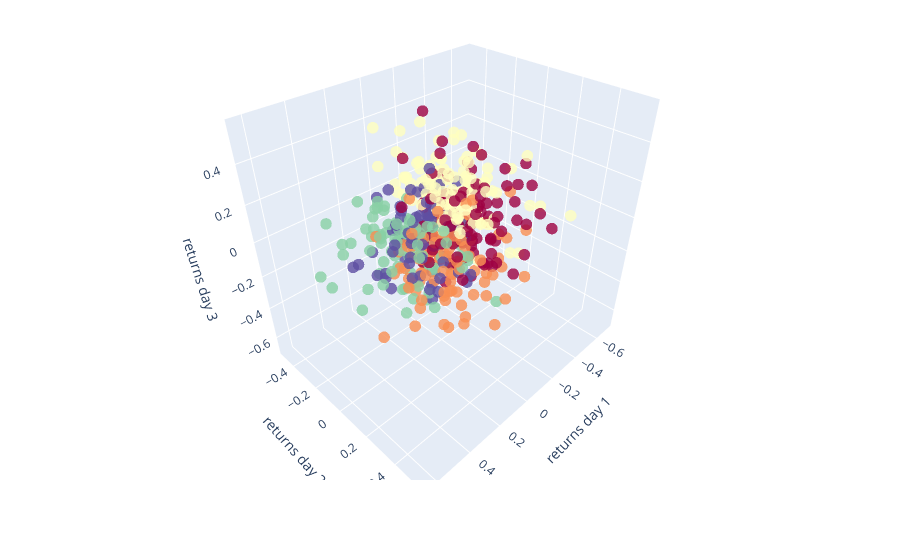

Notebook source saved alongside this figure:
### Code cell
import plotly.graph_objects as go

clusters = kmeansSP500.clusters[best_cluster_ind]
final_prices = ROR.T
final_prices["cluster"] = list(clusters.values())
cols = final_prices.columns

fig = go.Figure(data = [go.Scatter3d(
    x = final_prices[cols[0]],
    y = final_prices[cols[1]],
    z = final_prices[cols[2]],
    mode = 'markers',
    marker = dict(
        size = 4,
        color = final_prices['cluster'],
        colorscale = 'spectral',
        opacity = 0.8
    )
)])

fig.update_layout(
    title = "3D visualization of clusters",
    scene = dict(
        xaxis_title = "returns 1",
        yaxis_title = "returns 2",
        zaxis_title = "returns 3"
    ),
    margin = dict(l = 0, r = 0, t= 0)
)

fig.show()

### Figure 1 — Plotly figure (JSON) as saved in the notebook; plotly's stock layout.template omitted (floating-point values rounded to 4 significant figures; data arrays with more than 128 entries replaced by an {"elided": "..."} marker saying what was removed)
{"data": [{"marker": {"color": {"elided": "497 int values"}, "colorscale": [[0, "rgb(158,1,66)"], [0.1, "rgb(213,62,79)"], [0.2, "rgb(244,109,67)"], [0.3, "rgb(253,174,97)"], [0.4, "rgb(254,224,139)"], [0.5, "rgb(255,255,191)"], [0.6, "rgb(230,245,152)"], [0.7, "rgb(171,221,164)"], [0.8, "rgb(102,194,165)"], [0.9, "rgb(50,136,189)"], [1, "rgb(94,79,162)"]], "opacity": 0.8, "size": 4}, "mode": "markers", "type": "scatter3d", "x": {"elided": "497 float values"}, "y": {"elided": "497 float values"}, "z": {"elided": "497 float values"}}], "layout": {"margin": {"l": 0, "r": 0, "t": 0}, "scene": {"xaxis": {"title": {"text": "returns day 1"}}, "yaxis": {"title": {"text": "returns day 2"}}, "zaxis": {"title": {"text": "returns day 3"}}}, "title": {"text": "3D visualization of clusters"}}}
